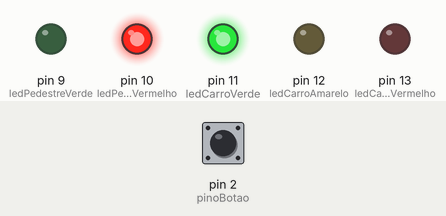
Simulated run of this sketch. Board: Arduino Uno, built with avr-gcc and run on an emulated ATmega328P. Parts: output pins drawn as LEDs (lit = HIGH). The test bench sets the inputs (shaded band); at power-on: pin 2 (pinoBotao) HIGH.

Above: at 1.2 s.
1.3 s: pin 2 (pinoBotao) pulled LOW for 0.15 s
At 1.7 s:
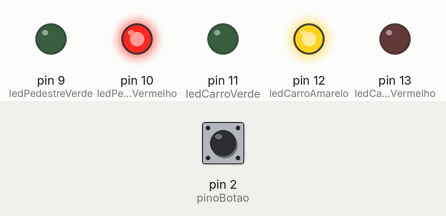
At 5.2 s:
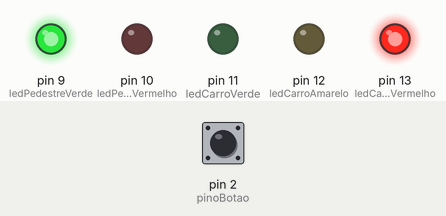
Timing chart, 0 to 10.4 s (numbered marks = the images above; inputs shaded):
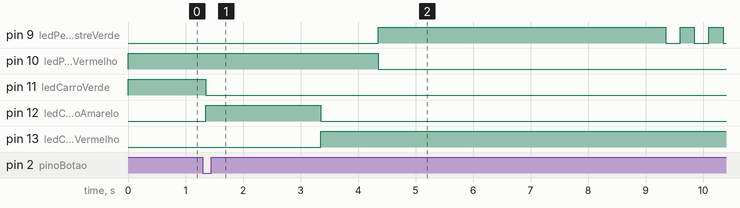

The sketch:

Atividade4.ino
```cpp
const int ledCarroVermelho = 13;
const int ledCarroAmarelo = 12;
const int ledCarroVerde = 11;
const int ledPedestreVermelho = 10;
const int ledPedestreVerde = 9;
const int pinoBotao = 2;

int buttonState = HIGH;
int lastButtonReading = HIGH;
unsigned long lastDebounceTime = 0;
const unsigned long debounceDelay = 50;

void setup() {
  pinMode(ledCarroVermelho, OUTPUT);
  pinMode(ledCarroAmarelo, OUTPUT);
  pinMode(ledCarroVerde, OUTPUT);
  pinMode(ledPedestreVermelho, OUTPUT);
  pinMode(ledPedestreVerde, OUTPUT);
  pinMode(pinoBotao, INPUT_PULLUP);

  digitalWrite(ledCarroVerde, HIGH);
  digitalWrite(ledCarroAmarelo, LOW);
  digitalWrite(ledCarroVermelho, LOW);
  digitalWrite(ledPedestreVermelho, HIGH);
  digitalWrite(ledPedestreVerde, LOW);
}

void loop() {
  int reading = digitalRead(pinoBotao);

  if (reading != lastButtonReading) {
    lastDebounceTime = millis();
  }

  if ((millis() - lastDebounceTime) > debounceDelay) {
    if (reading != buttonState) {
      buttonState = reading;
      if (buttonState == LOW) {
        sequenciaPedestre();
      }
    }
  }
  lastButtonReading = reading;
}

void sequenciaPedestre() {
  digitalWrite(ledCarroVerde, LOW);
  digitalWrite(ledCarroAmarelo, HIGH);
  delay(2000);

  digitalWrite(ledCarroAmarelo, LOW);
  digitalWrite(ledCarroVermelho, HIGH);
  delay(1000);

  digitalWrite(ledPedestreVermelho, LOW);
  digitalWrite(ledPedestreVerde, HIGH);
  delay(5000);

  for (int i = 0; i < 5; i++) {
    digitalWrite(ledPedestreVerde, LOW);
    delay(250);
    digitalWrite(ledPedestreVerde, HIGH);
    delay(250);
  }

  digitalWrite(ledPedestreVerde, LOW);
  digitalWrite(ledPedestreVermelho, HIGH);
  delay(1000);

  digitalWrite(ledCarroVermelho, LOW);
  digitalWrite(ledCarroVerde, HIGH);
}
```

Measured:
- after the input at 1.3 s, pin 9 (ledPedestreVerde): LOW → HIGH after 3.1 s, then repeats every 0.50 s: LOW 0.25 s, HIGH 0.25 s; pin 10 (ledPedestreVermelho): HIGH → LOW after 3.1 s; pin 11 (ledCarroVerde): HIGH → LOW after 0.05 s; pin 12 (ledCarroAmarelo): LOW → HIGH after 0.05 s, → LOW 2.0 s later; pin 13 (ledCarroVermelho): LOW → HIGH after 2.1 s
